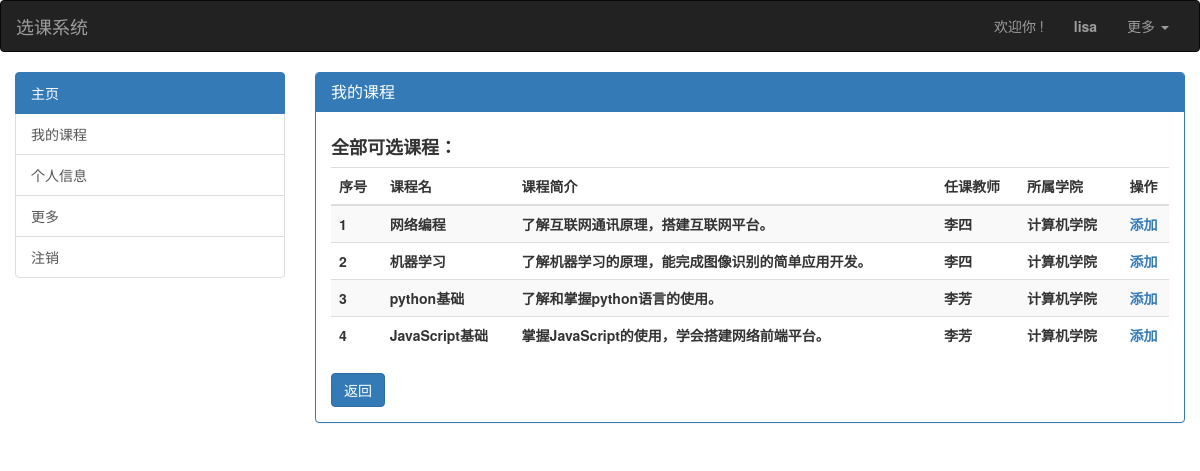
The page /add_lesson/ (signed in) on the database its author committed.
### main/models.py (models this page shows)
class User(AbstractUser):
    typechoice = ((1, '老师'), (2, '学生'))
    usertype = models.CharField(max_length=10, choices=typechoice)
    realname = models.CharField(max_length=30, db_index=True)
    workid = models.CharField(
        max_length=10,
        db_index=True,
        null=True, blank=True
    )
    collegechoice = ((1, '经济'), (2, '计算机'))
    collegetype = models.CharField(max_length=10, choices=collegechoice)
    desc = models.CharField(max_length=500, null=True, blank=True)
    REQUIRED_FIELDS = ['usertype', 'realname']
    class Meta:
        db_table = 'lessons_user'

class lesson(models.Model):
    title = models.CharField(max_length=60)
    collegechoice = ((1, '经济'), (2, '计算机'))
    collegetype = models.CharField(max_length=10, choices=collegechoice)
    desc = models.CharField(max_length=500, null=True, blank=True)
    teacher = models.ForeignKey('User', on_delete=models.CASCADE)
    class Meta:
        db_table = 'lessons_lesson'

### main/views.py (the view)
# urls.py: path('add_lesson/', views.add_lesson.as_view()),
class add_lesson(View):
    def get(self, request):
        if request.session.get('id'):
            id = request.session.get('id')
            obj = models.User.objects.filter(id=id).get()
            u2l_objs = models.user2lesson.objects.filter(uit_id=id).all()
            lesson_id_list = []
            for u2l_obj in u2l_objs:
                lesson_id_list.append(u2l_obj.lid_id)
            lesson_list = models.lesson.objects.exclude(id__in=lesson_id_list).all()
            info_list = []
            for lesson_obj in lesson_list:
                teacher_obj = models.User.objects.filter(id=lesson_obj.teacher_id).get()
                temp_list = [lesson_obj.title, lesson_obj.desc, teacher_obj.realname, lesson_obj.collegetype]
                info_list.append(temp_list)
            info_list = list(enumerate(info_list, 1))
            return render(request, 'add_lesson.html', {'obj': obj, 'info_list': info_list})
        else:
            return render(request, 'login.html')

### templates/add_lesson.html (shortened to what this page needs)
{% extends 'base.html' %}
{% block ptitle %}我的课程{% endblock %}
{% block pbody %}
    <div class="row">
        <div class="col-md-12">
            <p><h4><b>全部可选课程：</b></h4></p>
        </div>
        <div class="col-md-12">
            <table class="table table-striped">
                <thead class="text-center">
                    <tr>
                        <th>序号</th>
                        <th>课程名</th>
                        <th>课程简介</th>
                        <th>任课教师</th>
                        <th>所属学院</th>
                        <th class="text-center">操作</th>
                    </tr>
                </thead>
                <tbody class="text-center">
                    {% for index,info in info_list %}
                    <tr>
                        <th>{{ index }}</th>
                        <th>{{ info.0 }}</th>
                        <th>{{ info.1 }}</th>
                        <th>{{ info.2 }}</th>
                        {% if info.3 == '1' %}
                            <th>经济学院</th>
                        {% else %}
                            <th>计算机学院</th>
                        {% endif %}
                        <th class="text-center" id="tianjia"> <a onclick="add_function(this);">添加</a></th>
                    </tr>
                    {% endfor %}
                </tbody>
            </table>
        </div>
        <div class="col-md-4">
            <a href="/index/"><input type='button' onclick="window.location.href('/index/')" value="返回"  class="btn btn-primary"></a>
        </div>
    </div>
{% endblock %}

### templates/base.html (shortened to what this page needs)
<!DOCTYPE html>
<html lang="en">
<head>
    <link rel="stylesheet" href="/static/bootstrap-3.4.1-dist/css/bootstrap.min.css">
</head>
<body>
    <nav class="navbar navbar-inverse">
    <div class="container-fluid">
        <div class="navbar-header">
            <a class="navbar-brand" href="#">选课系统</a>
        </div>
        <div class="collapse navbar-collapse" id="bs-example-navbar-collapse-1">
            <ul class="nav navbar-nav navbar-right">
                {% if request.session.id %}
                    <li><a class="">欢迎你 !</a></li>
                    <li><a href="#"><b>{{ request.session.username }}</b></a></li>
                    <li class="dropdown">
                        <a href="#" class="dropdown-toggle" data-toggle="dropdown" role="button" aria-haspopup="true" aria-expanded="false">更多 <span class="caret"></span></a>
                    </li>
                {% else %}
                    <li><a class="" href="/login/">登录</a></li>
                    <li><a href="/register/">注册</a></li>
                {% endif %}
            </ul>
        </div>
    </div>
</nav>
    <div class="container-fluid">
        <div class="row">
            <div class="col-md-3">
                <div class="list-group">
                    <a href="#" class="list-group-item active">
                        主页
                    </a>
                    <a href="/index/" class="list-group-item">我的课程</a>
                    <a href="/info/" class="list-group-item">个人信息</a>
                    <a href="#" class="list-group-item">更多</a>
                    <a href="/logout" class="list-group-item">注销</a>
                </div>
            </div>
            <div class="col-md-9">
                <div class="panel panel-primary">
                    <div class="panel-heading">
                        <h3 class="panel-title">{% block ptitle %}注册{% endblock %}</h3>
                    </div>
                    <div class="panel-body">
                        {% block pbody %}{% endblock %}
                    </div>
                </div>
            </div>
        </div>
    </div>
</body>
</html>

### rows shown on the page
User: session.username "lisa"
lesson: title "网络编程", desc "了解互联网通讯原理，搭建互联网平台。"
User: realname "李四" "李四"
lesson: title "机器学习", desc "了解机器学习的原理，能完成图像识别的简单应用开发。"
lesson: title "python基础", desc "了解和掌握python语言的使用。"
User: realname "李芳" "李芳"
lesson: title "JavaScript基础", desc "掌握JavaScript的使用，学会搭建网络前端平台。"

### other values the page prints
{{ index }} "1" "2" "3" "4"
